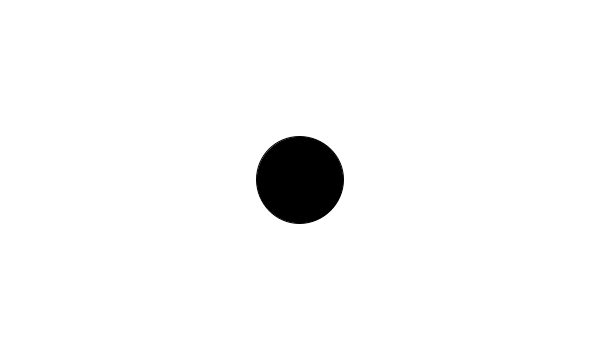
Frame 1 (no input)
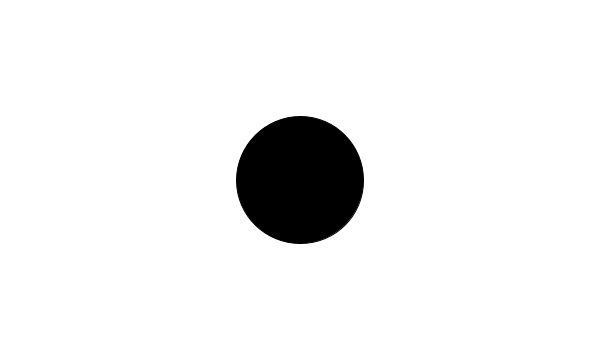
Frame 60 (the mouse pressed at the canvas centre just before this capture)
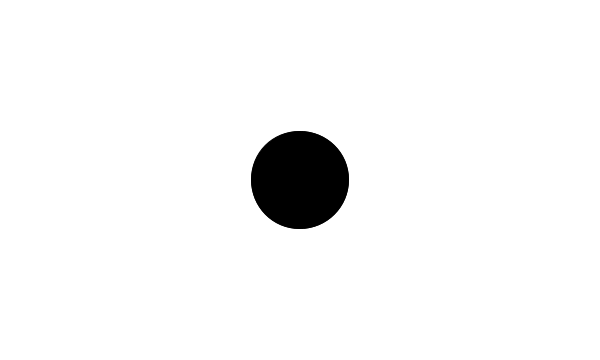
Frame 120 (the mouse held since frame 60 and released just before this capture)

The Processing sketch that drew these frames (run headless with seeded random() and noise(); from frame 60 on, the mouse is pressed at the canvas centre):

// Processing sketch: GaussianDistribution
// ── GaussianDistribution.pde
import java.util.Random;


Random generator;
void setup() {
  size(600,360);
  generator = new Random();
}

void draw() {
  background(255);
  float h = (float)generator.nextGaussian();
  h = h*10;
  h = h + 100;
  
  fill(0);
  ellipse(width/2, height/2, h,h );
} 
